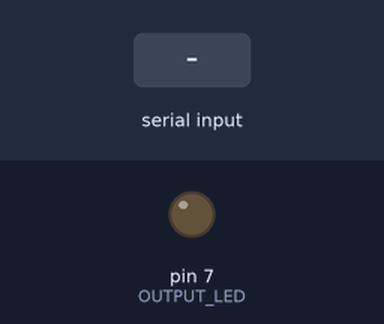
Recording of a sketch running on a simulated Arduino Uno, built with avr-gcc and run on an emulated ATmega328P. Shown: output pins drawn as LEDs (lit = HIGH). The inputs (shaded band) are chosen by the test bench. What the sketch prints to the serial monitor is not drawn.

Above: at 1.2 s.
1.3 s: "TURN ON\n" received over Serial
At 1.7 s:
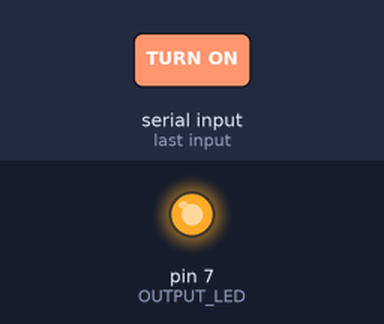
2.8 s: "TURN OFF\n" received over Serial
At 4.1 s:
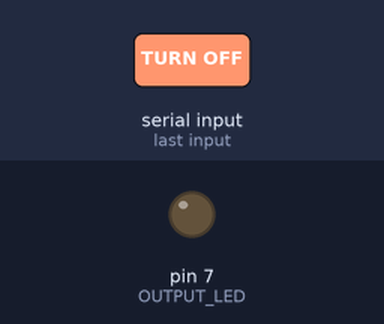
Timing chart, 0 to 5.8 s (numbered marks = the images above; inputs shaded):
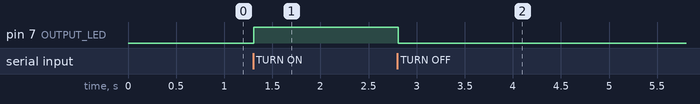

Measured:
- after the input at 1.3 s, pin 7 (OUTPUT_LED): LOW → HIGH at once
- after the input at 2.8 s, pin 7 (OUTPUT_LED): HIGH → LOW at once

The sketch:

uart_two_ways.ino
```cpp
const int OUTPUT_LED = 7;
String dataBuffer;

void setup() {
    pinMode(OUTPUT_LED, OUTPUT);
    digitalWrite(OUTPUT_LED, LOW);
    Serial.begin(9600);
    Serial.println("Setup complete");
}

void loop() {
  if (Serial.available() > 0)
  {
    dataBuffer = Serial.readStringUntil('\n');
    if (dataBuffer == "TURN ON")
      digitalWrite(OUTPUT_LED, HIGH);
    else if (dataBuffer == "TURN OFF")
      digitalWrite(OUTPUT_LED, LOW);
    else
      Serial.println("Unknown command: " + dataBuffer);
  }

  delay(25);
}
```
